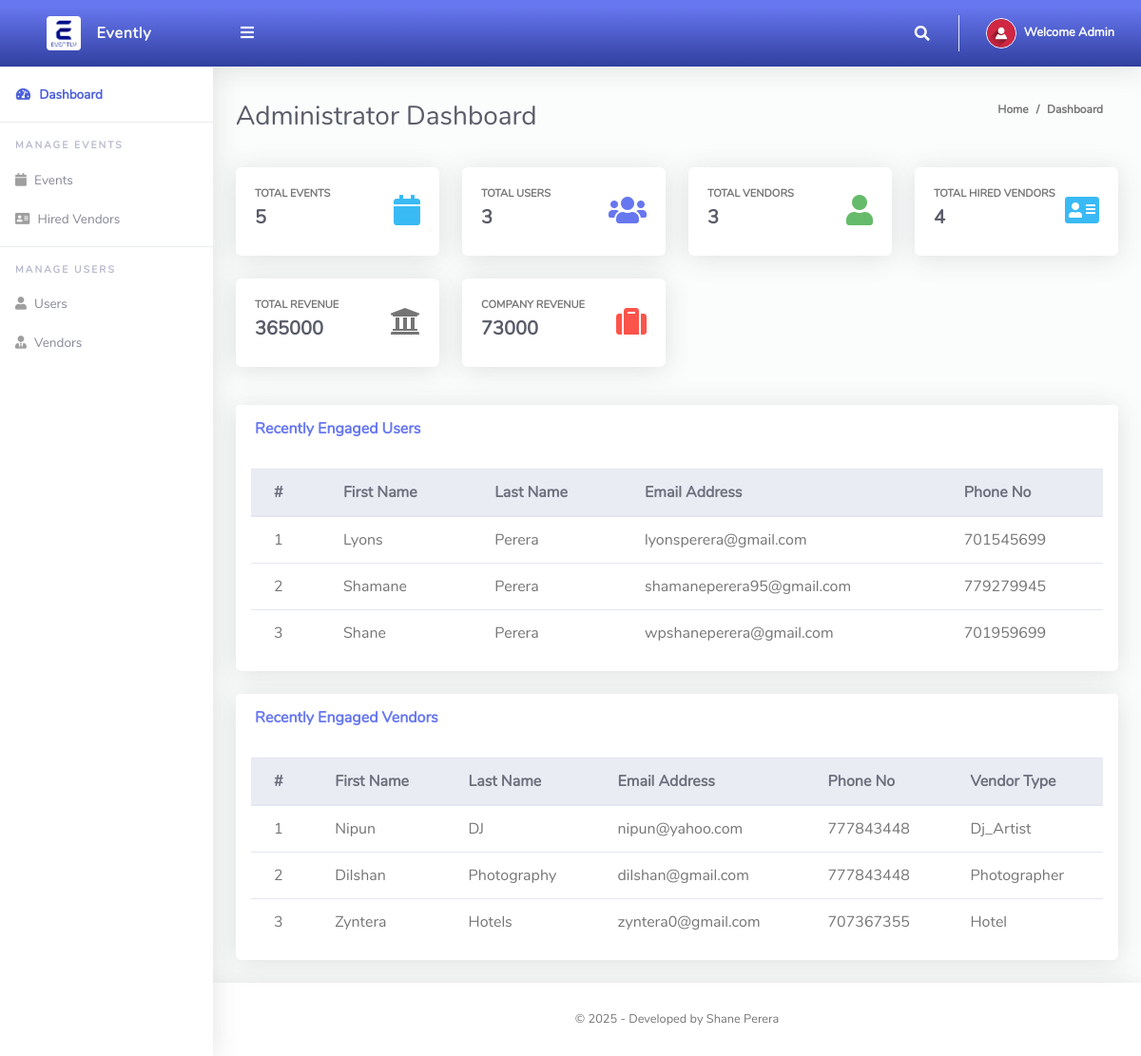
The page /Admin/index.php (signed in) on the database its author committed.
### tables this page shows
CREATE TABLE `allusers` (
  `ID` int(200) NOT NULL,
  `Firstname` varchar(200) NOT NULL,
  `Lastname` varchar(200) NOT NULL,
  `Email` varchar(200) NOT NULL,
  `Phone` int(200) NOT NULL,
  `ProfilePic` varchar(200) NOT NULL,
  `Address` varchar(200) NOT NULL,
  `Postalcode` int(200) NOT NULL,
  `Vendortype` varchar(200) NOT NULL,
  `Userrole` varchar(200) NOT NULL,
  `Password` varchar(200) NOT NULL
);

### Admin/index.php (the view, shortened to what this page needs)
<?php
include '../Includes/dbcon.php';
?>
<!DOCTYPE html>
<html lang="en">
<head>
  <link href="../vendor/fontawesome-free/css/all.min.css" rel="stylesheet" type="text/css">
  <link href="../vendor/bootstrap/css/bootstrap.min.css" rel="stylesheet" type="text/css">
  <link href="css/ruang-admin.min.css" rel="stylesheet">
</head>
<body id="page-top">
  <div id="wrapper">
   <?php include "Includes/sidebar.php";?>
    <div id="content-wrapper" class="d-flex flex-column">
      <div id="content">
           <?php include "Includes/topbar.php";?>
        <div class="container-fluid" id="container-wrapper">
          <div class="d-sm-flex align-items-center justify-content-between mb-4">
            <h1 class="h3 mb-0 text-gray-800">Administrator Dashboard</h1>
            <ol class="breadcrumb">
              <li class="breadcrumb-item">Home</li>
              <li class="breadcrumb-item active" aria-current="page">Dashboard</li>
            </ol>
          </div>
          <div class="row mb-3">
          <?php
$query1=mysqli_query($conn,"SELECT * from events");
$events = mysqli_num_rows($query1);
?>
            <div class="col-xl-3 col-md-6 mb-4">
              <div class="card h-100">
                <div class="card-body">
                  <div class="row no-gutters align-items-center">
                    <div class="col mr-2">
                      <div class="text-xs font-weight-bold text-uppercase mb-1">Total Events</div>
                      <div class="h5 mb-0 mr-3 font-weight-bold text-gray-800"><?php echo $events;?></div>
                    </div>
                    <div class="col-auto">
                      <i class="fa fa-calendar fa-2x text-info"></i>
                    </div>
                  </div>
                </div>
              </div>
            </div>
            <?php
$query1 = mysqli_query($conn, "SELECT * FROM allusers WHERE Userrole = 'User'");
$users = mysqli_num_rows($query1);
?>
            <div class="col-xl-3 col-md-6 mb-4">
              <div class="card h-100">
                <div class="card-body">
                  <div class="row align-items-center">
                    <div class="col mr-2">
                      <div class="text-xs font-weight-bold text-uppercase mb-1">Total Users</div>
                      <div class="h5 mb-0 font-weight-bold text-gray-800"><?php echo $users;?></div>
                    </div>
                    <div class="col-auto">
                      <i class="fas fa-users fa-2x text-primary"></i>
                    </div>
                  </div>
                </div>
              </div>
            </div>
<?php
$query1 = mysqli_query($conn, "SELECT * FROM allusers WHERE Userrole = 'Vendor'");
$vendors = mysqli_num_rows($query1);
?>
            <div class="col-xl-3 col-md-6 mb-4">
              <div class="card h-100">
                <div class="card-body">
                  <div class="row no-gutters align-items-center">
                    <div class="col mr-2">
                      <div class="text-xs font-weight-bold text-uppercase mb-1">Total Vendors</div>
                      <div class="h5 mb-0 font-weight-bold text-gray-800"><?php echo $vendors;?></div>
                    </div>
                    <div class="col-auto">
                      <i class="fa fa-user fa-2x text-success"></i>
                    </div>
                  </div>
                </div>
              </div>
            </div>
			  <?php
$query1=mysqli_query($conn,"SELECT * from hiredvendors WHERE Status = 'Accepted'");
$hiredvendors = mysqli_num_rows($query1);
?>
            <div class="col-xl-3 col-md-6 mb-4">
              <div class="card h-100">
                <div class="card-body">
                  <div class="row no-gutters align-items-center">
                    <div class="col mr-2">
                      <div class="text-xs font-weight-bold text-uppercase mb-1">Total Hired Vendors</div>
                      <div class="h5 mb-0 font-weight-bold text-gray-800"><?php echo $hiredvendors;?></div>
                    </div>
                    <div class="col-auto">
                      <i class="fa fa-address-card fa-2x text-info"></i>
                    </div>
                  </div>
                </div>
              </div>
            </div>
            <?php
$query1 = mysqli_query($conn, "SELECT SUM(PaidAmount) AS total_amount FROM hiredvendors");
$row = mysqli_fetch_assoc($query1);
$totalAmount = $row['total_amount'];
?>
            <div class="col-xl-3 col-md-6 mb-4">
              <div class="card h-100">
                <div class="card-body">
                  <div class="row no-gutters align-items-center">
                    <div class="col mr-2">
                      <div class="text-xs font-weight-bold text-uppercase mb-1">Total Revenue</div>
                      <div class="h5 mb-0 font-weight-bold text-gray-800"><?php echo $totalAmount;?></div>
                    </div>
                    <div class="col-auto">
                      <i class="fa fa-university fa-2x text-secondary"></i>
                    </div>
                  </div>
                </div>
              </div>
            </div>
            <?php
            $query = mysqli_query($conn, "SELECT SUM(PaidAmount) AS total_amount FROM hiredvendors");
			$row = mysqli_fetch_assoc($query);
			$totalAmount = $row['total_amount'];
			$twentyPercent = $totalAmount * 0.2;
            ?>
                        <div class="col-xl-3 col-md-6 mb-4">
                          <div class="card h-100">
                            <div class="card-body">
                              <div class="row no-gutters align-items-center">
                                <div class="col mr-2">
                                  <div class="text-xs font-weight-bold text-uppercase mb-1">Company Revenue</div>
                                  <div class="h5 mb-0 font-weight-bold text-gray-800"><?php echo $twentyPercent;?></div>
                                </div>
                                <div class="col-auto">
                                  <i class="fa fa-suitcase fa-2x text-danger"></i>
                                </div>
                              </div>
                            </div>
                          </div>
                        </div>
        </div>
         <div class="row">
              <div class="col-lg-12">
              <div class="card mb-4">
                <div class="card-header py-3 d-flex flex-row align-items-center justify-content-between">
                  <h6 class="m-0 font-weight-bold text-primary">Recently Engaged Users</h6>
                </div>
                <div class="table-responsive p-3">
                  <table class="table align-items-center table-flush table-hover" id="dataTableHover">
                    <thead class="thead-light">
                      <tr>
                        <th>#</th>
                        <th>First Name</th>
                        <th>Last Name</th>
                        <th>Email Address</th>
                        <th>Phone No</th>
                      </tr>
                    </thead>
                    <tbody>
                  <?php
                      $query = "SELECT * FROM allusers WHERE Userrole = 'User' ORDER BY ID DESC LIMIT 5";
                      $rs = $conn->query($query);
                      $num = $rs->num_rows;
                      $sn=0;
                      if($num > 0)
                      {
                        while ($rows = $rs->fetch_assoc())
                          {
                             $sn = $sn + 1;
                            echo"
                              <tr>
                                <td>".$sn."</td>
                                <td>".$rows['Firstname']."</td>
                                <td>".$rows['Lastname']."</td>
                                <td>".$rows['Email']."</td>
                                <td>".$rows['Phone']."</td>
                              </tr>";
                          }
                      }
                      else
                      {
                           echo
                           "<div class='alert alert-danger' role='alert'>
                            No Record Found!
                            </div>";
                      }
                      ?>
                    </tbody>
                  </table>
                </div>
              </div>
            </div>
            </div>
			<div class="row">
              <div class="col-lg-12">
              <div class="card mb-4">
                <div class="card-header py-3 d-flex flex-row align-items-center justify-content-between">
                  <h6 class="m-0 font-weight-bold text-primary">Recently Engaged Vendors</h6>
                </div>
                <div class="table-responsive p-3">
                  <table class="table align-items-center table-flush table-hover" id="dataTableHover">
                    <thead class="thead-light">
                      <tr>
                        <th>#</th>
                        <th>First Name</th>
                        <th>Last Name</th>
                        <th>Email Address</th>
                        <th>Phone No</th>
						            <th>Vendor Type</th>
                      </tr>
                    </thead>
                    <tbody>
                  <?php
                      $query = "SELECT * FROM allusers WHERE Userrole = 'Vendor' ORDER BY ID DESC LIMIT 5";
                      $rs = $conn->query($query);
                      $num = $rs->num_rows;
                      $sn=0;
                      if($num > 0)
                      {
                        while ($rows = $rs->fetch_assoc())
                          {
                             $sn = $sn + 1;
                            echo"
                              <tr>
                                <td>".$sn."</td>
                                <td>".$rows['Firstname']."</td>
                                <td>".$rows['Lastname']."</td>
                                <td>".$rows['Email']."</td>
                                <td>".$rows['Phone']."</td>
								<td>".$rows['Vendortype']."</td>
                              </tr>";
                          }
                      }
                      else
                      {
                           echo
                           "<div class='alert alert-danger' role='alert'>
                            No Record Found!
                            </div>";
                      }
                      ?>
                    </tbody>
                  </table>
                </div>
              </div>
            </div>
            </div>
      </div>
      <?php include 'includes/footer.php';?>
    </div>
  </div>
</body>
</html>

### Admin/Includes/topbar.php (shortened to what this page needs)
<?php
  $query = "SELECT * FROM allusers WHERE ID = ".$_SESSION['userId']."";
  $rs = $conn->query($query);
  $rows = $rs->fetch_assoc();
  $fullName = $rows['Firstname']." ".$rows['Lastname'];
?>
<nav class="navbar navbar-expand navbar-light bg-gradient-primary topbar mb-4 static-top">
          <button id="sidebarToggleTop" class="btn btn-link rounded-circle mr-3">
            <i class="fa fa-bars"></i>
          </button>
          <ul class="navbar-nav ml-auto">
            <li class="nav-item dropdown no-arrow">
              <a class="nav-link dropdown-toggle" href="#" id="searchDropdown" role="button" data-toggle="dropdown"
                aria-haspopup="true" aria-expanded="false">
                <i class="fas fa-search fa-fw"></i>
              </a>
            </li>
            <li class="nav-item dropdown no-arrow">
              <a class="nav-link dropdown-toggle" href="#" id="userDropdown" role="button" data-toggle="dropdown"
                aria-haspopup="true" aria-expanded="false">
                <img class="img-profile rounded-circle" src="img/user-icn.png" style="max-width: 60px">
                <span class="ml-2 d-none d-lg-inline text-white small"><b>Welcome <?php echo $fullName;?></b></span>
              </a>
            </li>
          </ul>
        </nav>

### rows shown on the page
allusers: fullName "Admin"
allusers: Firstname "Lyons", Lastname "Perera", Email "lyonsperera@gmail.com", Phone "701545699"
allusers: Firstname "Shamane", Lastname "Perera", Email "shamaneperera95@gmail.com", Phone "779279945"
allusers: Firstname "Shane", Lastname "Perera", Email "wpshaneperera@gmail.com", Phone "701959699"
allusers: Firstname "Nipun", Lastname "DJ", Email "nipun@yahoo.com", Phone "777843448", Vendortype "Dj_Artist"
allusers: Firstname "Dilshan", Lastname "Photography", Email "dilshan@gmail.com", Phone "777843448", Vendortype "Photographer"
allusers: Firstname "Zyntera", Lastname "Hotels", Email "zyntera0@gmail.com", Phone "707367355", Vendortype "Hotel"

### other values the page prints
$events "5"
$users "3"
$vendors "3"
$hiredvendors "4"
$totalAmount "365000"
$twentyPercent "73000"
